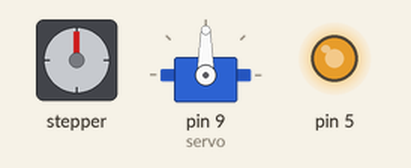
Bench run of a sketch on a simulated Arduino Uno, built with avr-gcc and run on an emulated ATmega328P. Parts: stepper motor, servo, output pins drawn as LEDs (lit = HIGH). Wiring (inferred from the names in the program): stepper motor driver (200 steps per turn assumed): step pin 3; direction pin 4. Pins used as bus, display or sensor lines are not drawn.

Above: at 0.15 s.
At 4.95 s:
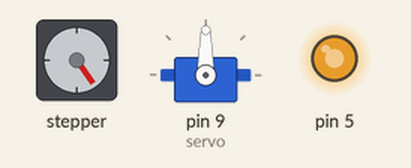
At 10.05 s:
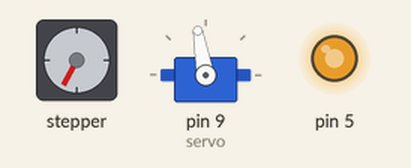
At 19.96 s:
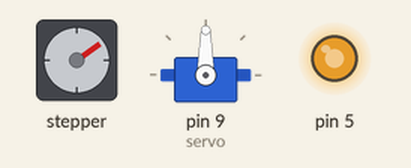
At 29.87 s:
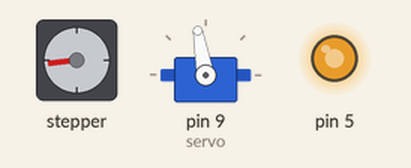
At 39.77 s:
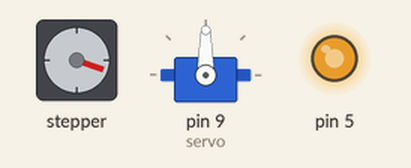
Timing chart, 0 to 40.0 s (numbered marks = the images above):
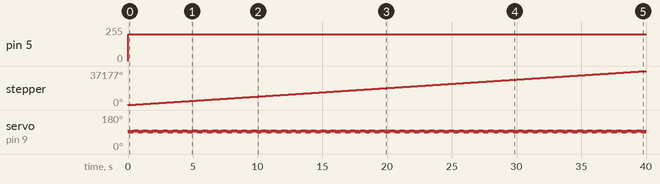

The sketch:

Steping_RED_Driver.ino
```cpp
#include <Servo.h>
Servo servo;
void setup() {
  Serial.begin(9600);

  pinMode(3,OUTPUT); //Step
  pinMode(4,OUTPUT); //DIRECTION
  servo.attach(9); //Servo
}

void loop() {
  digitalWrite(4,HIGH); //DIRECTION
  digitalWrite(3,HIGH);
  analogWrite(4,0);
  analogWrite(5,200);
  servo.write(90);
  delayMicroseconds(900);

  digitalWrite(3,LOW);
  servo.write(100);
  delayMicroseconds(900);
}
```

Measured:
- by itself, pin 5: 0/255 → 200/255 at 0.00 s
- by itself, stepper: keeps turning clockwise at about 930°/s
- by itself, servo on pin 9 (servo): alternates 100° for 0.02 s and 90° for 0.02 s
